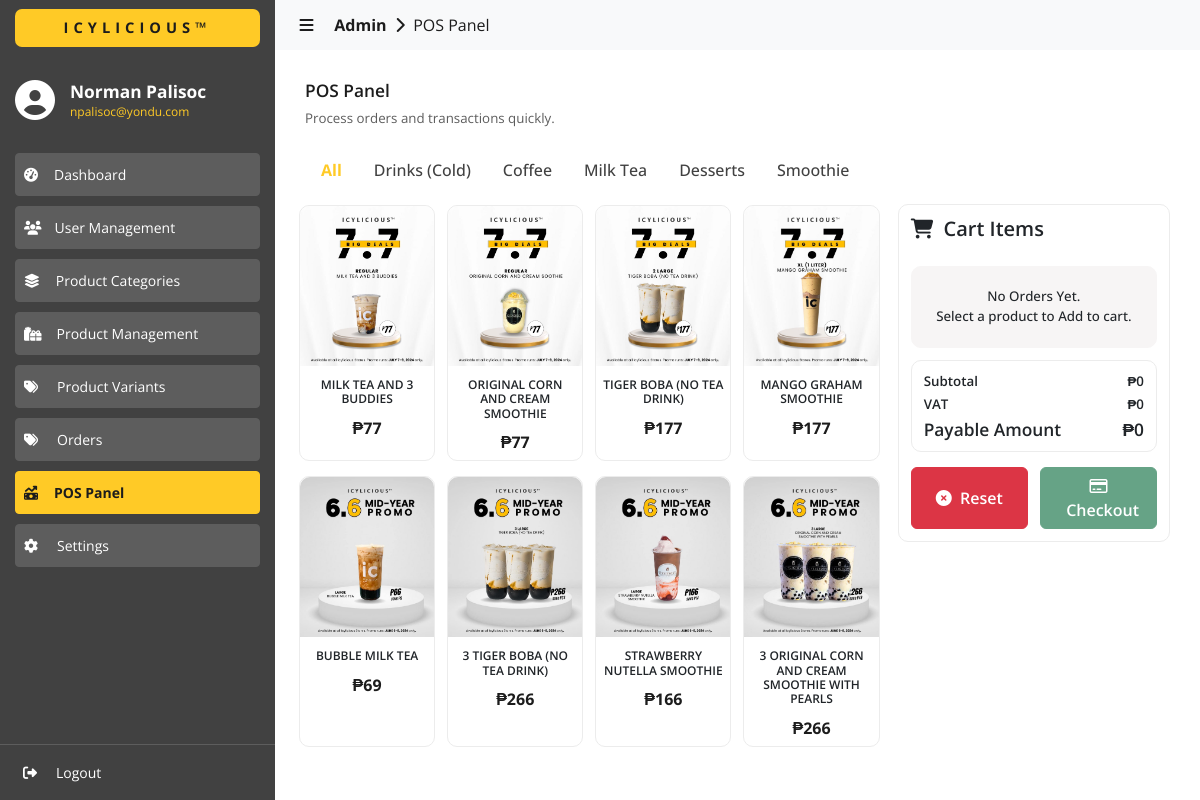
The app's page /admin/pos/index.php (signed in) with its own data.
### tables this page shows
CREATE TABLE `categories` (
  `id` int(11) NOT NULL,
  `category_name` varchar(255) NOT NULL,
  `category_description` varchar(255) NOT NULL
);

CREATE TABLE `products_info` (
  `id` int(11) NOT NULL,
  `product_name` varchar(255) NOT NULL,
  `product_description` varchar(999) NOT NULL
);

CREATE TABLE `products_images` (
  `id` int(11) NOT NULL,
  `product_id` int(11) NOT NULL,
  `product_image` varchar(999) NOT NULL
);

CREATE TABLE `promotions` (
  `id` int(11) NOT NULL,
  `product_id` int(11) NOT NULL,
  `promotional_price` int(11) NOT NULL,
  `is_buy_x_take_x` int(11) NOT NULL,
  `buy_x_of` int(11) NOT NULL,
  `take_x_of` int(11) NOT NULL
);

CREATE TABLE `products_prices` (
  `id` int(11) NOT NULL,
  `product_id` int(11) NOT NULL,
  `variant_id` int(11) NOT NULL,
  `variant_price` int(11) NOT NULL
);

### admin/pos/index.php (the view, shortened to what the rows shown need)
<?php
  include('../../utils/connections.php');
?>
<!DOCTYPE html>
<html lang="en">
  <head>
    <link
      href="https://cdn.jsdelivr.net/npm/bootstrap@5.3.3/dist/css/bootstrap.min.css"
      rel="stylesheet"
    >
    <link href="https://cdn.datatables.net/2.0.5/css/dataTables.bootstrap5.css" rel="stylesheet">
    <link rel="stylesheet" href="../../assets/css/global.css" />
    <link rel="stylesheet" href="./css/pos.css" />
  </head>
  <body>
    <div id="content-body" class="content content-slide-expanded">
      <div>
        <div class="content-wrapper">
          <div style="margin-top: 5px;">
            <nav class="nav">
              <?php
                $selected_category_name = 'All';
                if (isset($_GET['category_name'])) {
                  $selected_category_name = $_GET['category_name'];
                  if ($selected_category_name == 'All') {
                    echo '<a class="nav-link active color-yellow sans-bold" aria-current="page" href="./">All</a>';
                  } else {
                    echo '<a class="nav-link color-light-grey sans-500" aria-current="page" href="./">All</a>';
                  }
                } else {
                  echo '<a class="nav-link active color-yellow sans-bold" aria-current="page" href="./">All</a>';
                }
                $fetch_query = "SELECT * FROM categories ORDER BY id ASC";
                $result = $conn->query($fetch_query);
                if ($result->num_rows > 0) {
                  while ($row = $result->fetch_assoc()) {
                    $category_id = $row['id'];
                    $category_name = $row['category_name'];
                    $category_description = $row['category_description'];
                    $active_status = '';
                    if ($selected_category_name == $category_name) {
                      $active_status = 'nav-link color-yellow sans-bold active';
                    } else {
                      $active_status = 'nav-link color-light-grey sans-500';
                    }
                    echo '
                      <a
                        class="'.$active_status.'"
                        aria-current="page"
                        href="./?id='.$category_id.'&category_name='.$category_name.'&category_description='.$category_description.'">
                        '.$category_name.'
                      </a>
                    ';
                  }
                }
              ?>
            </nav>
            <div class="row">
              <div class="col-lg-8 col-md-8 col-sm-12">
                <div style="padding-top: 0px;">
                  <div class="row">
                    <?php
                      if (isset($_GET['id'])) {
                        $category_id = intval($_GET['id']);
                        $fetch_query = "SELECT * FROM products_categories WHERE category_id = ".$category_id."";
                        $category_result = $conn->query($fetch_query);
                        if ($category_result->num_rows > 0) {
                          while ($category_row = $category_result->fetch_assoc()) {
                            $product_id = $category_row['product_id'];
                            $fetch_query = "SELECT * FROM products_info WHERE id = ".$product_id." LIMIT 1";
                            $product_result = $conn->query($fetch_query);
                            if ($product_result->num_rows > 0) {
                              while ($product_row = $product_result->fetch_assoc()) {
                                $product_id = $product_row['id'];
                                $product_name = $product_row['product_name'];
                                $product_image = "";
                                $product_price = 0.00;
                                $fetch_query = "SELECT * FROM products_images WHERE product_id = ".$product_id." LIMIT 1";
                                $image_result = $conn->query($fetch_query);
                                if ($image_result->num_rows > 0) {
                                  $image_row = $image_result->fetch_assoc();
                                  $product_image = $image_row['product_image'];
                                }
                                $fetch_query = "SELECT * FROM products_prices WHERE product_id = ".$product_id." LIMIT 1";
                                $price_result = $conn->query($fetch_query);
                                if ($price_result->num_rows > 0) {
                                  $price_row = $price_result->fetch_assoc();
                                  $variant_price = $price_row['variant_price'];
                                  $product_price = floatval($variant_price);
                                  $fetch_query = "SELECT * FROM promotions WHERE product_id = ".$product_id." LIMIT 1";
                                  $promotions_result = $conn->query($fetch_query);
                                  if ($promotions_result->num_rows > 0) {
                                    $promotions_row = $promotions_result->fetch_assoc();
                                    $promotional_price = $promotions_row['promotional_price'];
                                    if ($promotional_price != "") {
                                      if ($promotional_price != 0) {
                                        $product_price = floatval($promotional_price);
                                      }
                                    }
                                  }
                                }
                                echo '
                                  <div
                                    onclick="onAddQuantity('."'".$product_id."'".')"
                                    class="col-lg-3 col-md-4 col-sm-6 div-pos-product-col">
                                    <div class="div-pos-product-container">
                                      <img
                                        src="../../admin/uploads/'.$product_image.'"
                                        class="img-product"
                                      />
                                      <h5 class="sans-600 size-09" style="margin-bottom: 0px !important; padding-inline: 7px;">
                                        '.$product_name.'
                                      </h5>
                                      <h3 class="color-dark-grey sans-bold size-12" style="flex: 1;">
                                        ₱'.number_format($product_price).'
                                      </h3>
                                    </div>
                                  </div>
                                ';
                              }
                            }
                          }
                        }
                      } else {
                        $fetch_query = "SELECT * FROM products_info";
                        $product_result = $conn->query($fetch_query);
                        if ($product_result->num_rows > 0) {
                          while ($product_row = $product_result->fetch_assoc()) {
                            $product_id = $product_row['id'];
                            $product_name = $product_row['product_name'];
                            $product_image = "";
                            $product_price = 0.00;
                            $fetch_query = "SELECT * FROM products_images WHERE product_id = ".$product_id." LIMIT 1";
                            $image_result = $conn->query($fetch_query);
                            if ($image_result->num_rows > 0) {
                              $image_row = $image_result->fetch_assoc();
                              $product_image = $image_row['product_image'];
                            }
                            $fetch_query = "SELECT * FROM products_prices WHERE product_id = ".$product_id." LIMIT 1";
                            $price_result = $conn->query($fetch_query);
                            if ($price_result->num_rows > 0) {
                              $price_row = $price_result->fetch_assoc();
                              $variant_price = $price_row['variant_price'];
                              $product_price = floatval($variant_price);
                              $fetch_query = "SELECT * FROM promotions WHERE product_id = ".$product_id." LIMIT 1";
                              $promotions_result = $conn->query($fetch_query);
                              if ($promotions_result->num_rows > 0) {
                                $promotions_row = $promotions_result->fetch_assoc();
                                $promotional_price = $promotions_row['promotional_price'];
                                if ($promotional_price != "") {
                                  if ($promotional_price != 0) {
                                    $product_price = floatval($promotional_price);
                                  }
                                }
                              }
                            }
                            echo '
                              <div
                                onclick="onAddQuantity('."'".$product_id."'".')"
                                class="col-lg-3 col-md-4 col-sm-6 div-pos-product-col">
                                <div class="div-pos-product-container">
                                  <img
                                    src="../../admin/uploads/'.$product_image.'"
                                    class="img-product"
                                  />
                                  <h5 class="sans-600 size-09" style="margin-bottom: 0px !important; padding-inline: 7px;">
                                    '.$product_name.'
                                  </h5>
                                  <h3 class="color-dark-grey sans-bold size-12">
                                    ₱'.number_format($product_price).'
                                  </h3>
                                </div>
                              </div>
                            ';
                          }
                        }
                      }
                    ?>
                  </div>
                </div>
              </div>
        </div>
      </div>
    </div>
  </body>
</html>

### records on screen
categories: category_name "Drinks (Cold)"
categories: category_name "Coffee"
categories: category_name "Milk Tea"
categories: category_name "Desserts"
categories: category_name "Smoothie"
products_info: products_images.product_image (picture), product_name "MILK TEA AND 3 BUDDIES", promotions.promotional_price "77"
products_info: products_images.product_image (picture), product_name "ORIGINAL CORN AND CREAM SMOOTHIE", promotions.promotional_price "77"
products_info: products_images.product_image (picture), product_name "TIGER BOBA (NO TEA DRINK)", promotions.promotional_price "177"
products_info: products_images.product_image (picture), product_name "MANGO GRAHAM SMOOTHIE", promotions.promotional_price "177"
products_info: products_images.product_image (picture), product_name "BUBBLE MILK TEA", products_prices.variant_price "69"
products_info: products_images.product_image (picture), product_name "3 TIGER BOBA (NO TEA DRINK)", products_prices.variant_price "266"
products_info: products_images.product_image (picture), product_name "STRAWBERRY NUTELLA SMOOTHIE", products_prices.variant_price "166"
products_info: products_images.product_image (picture), product_name "3 ORIGINAL CORN AND CREAM SMOOTHIE WITH PEARLS", products_prices.variant_price "266"

### other values on screen
$_SESSION['user_info.first_name'] "Norman"
$_SESSION['user_info.last_name'] "Palisoc"
$_SESSION['user_info.email'] "npalisoc@yondu.com"
$subtotal_order "0"
$vat "0"
$total_order "0"
